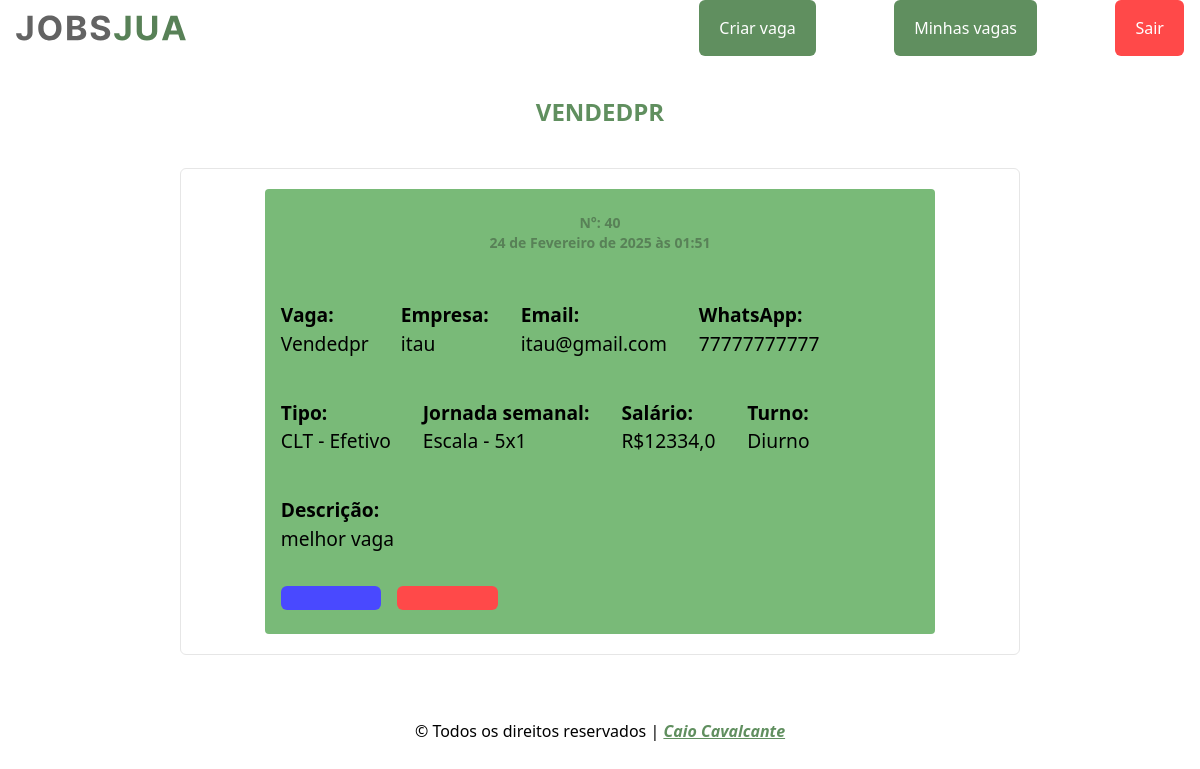
Page /auth/platform/secret_one_vacancie/40/ (signed in) on the earlier database version.
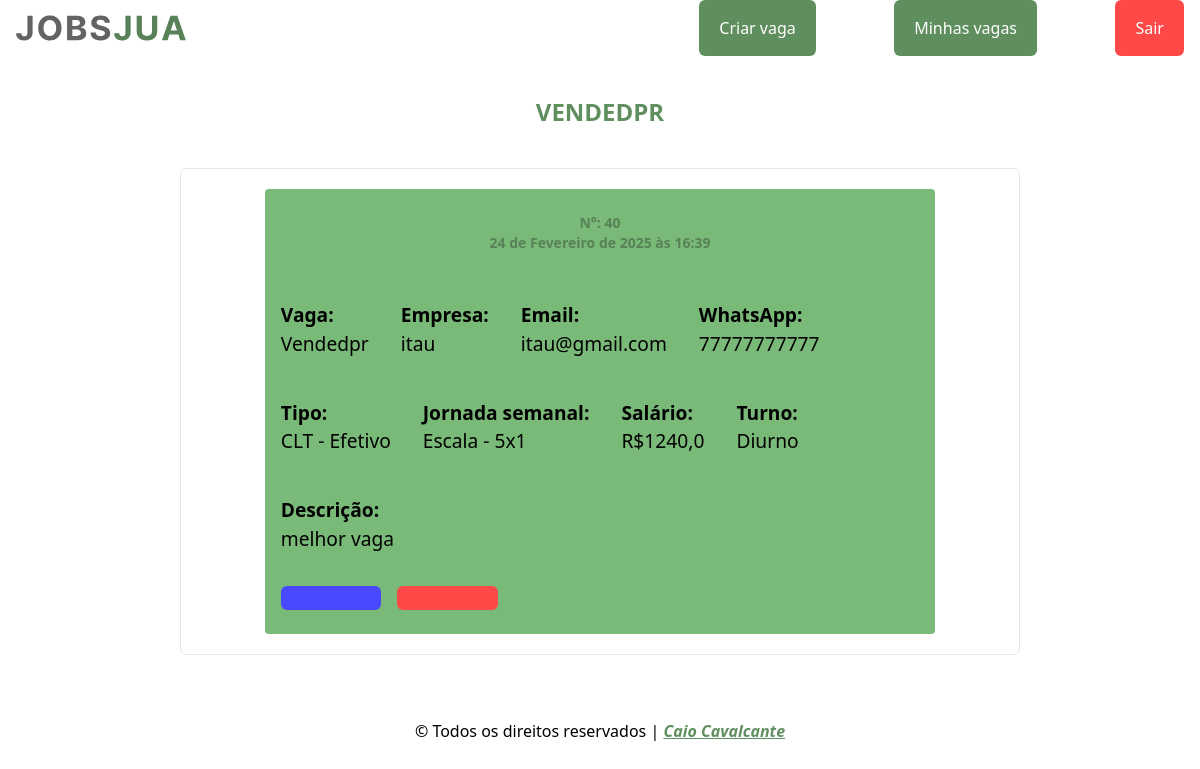
Same page on the later database version.
### jobs/models.py (models this page shows)
class Vacancie(models.Model):
  TYPE_MODALITY = (
    ("CLT - Efetivo",     'CLT - Efetivo'),
    ("CLT - Ferista",     'CLT - Ferista'),
    ("CLT - Contrato",    'CLT - Contrato'),
    ("AVULSO - Diaria",   'AVULSO - Diaria'),
    ("AVULSO - Semanal",  'AVULSO - Semanal'),
    ("AVULSO - Quinzena", 'AVULSO - Quinzena'),
    ("CNPJ - Prestação de serviço",  'CNPJ - Prestação de serviço'),
  )
  TYPE_JOURNEY = (
    ("Escala - 5x1",      'Escala - 5x1'),
    ("Escala - 5x2",      'Escala - 5x2'),
    ("Escala - 6x1",      'Escala - 6x1'),
    ("Escala - 12x36",    'Escala - 12x36'),
    ("Escala - 18x36",    'Escala - 18x36'),
    ("Diaria - 1 Dia",    'Diaria - 1 Dia'),
    ("Diaria - 7 Dias",   'Diaria - 7 Dias'),
    ("Diaria - 15 Dias",  'Diaria - 15 Dias'),
  )
  TYPE_STATE = (
    (True,'Vaga aberta'),
    (False,'Vaga fechada'),
  )
  title = models.CharField(max_length=200, blank=False, null=False, verbose_name="Titulo")
  enterprise = models.ForeignKey(Enterprise,on_delete=models.CASCADE, verbose_name="Empresa")
  email = models.CharField(max_length=200, blank=False, null=False, verbose_name="Email")
  whatsapp = models.CharField(max_length=200, blank=False, null=False, verbose_name="WhatsApp")
  wage = models.FloatField(max_length=200, blank=False, null=False, verbose_name="Salário")
  modality = models.CharField(choices=TYPE_MODALITY, verbose_name="Modalidade", max_length=200)
  weekly_journey = models.CharField(choices=TYPE_JOURNEY, verbose_name="Jornada", max_length=200)
  work_shift = models.CharField(max_length=200, blank=False, null=False, verbose_name="Turno")
  state = models.BooleanField( choices=TYPE_STATE, default=True , verbose_name="Estado",  )
  description = models.TextField(max_length=2000, blank=False, null=False, verbose_name="Descrição")
  create_at = models.DateTimeField(auto_now=True)
  USERNAME_FIELD = 'email'
  class Meta:
    verbose_name_plural = 'Vagas'
  def __str__(self):
    return self.title

class Enterprise(AbstractUser):
  HIRING_CHOICES = (
    (True, "Sim"),
    (False, "Não"),
  )
  cnpj = models.CharField(max_length=14, null=False, blank=False,unique=True, verbose_name="CNPJ")
  email = models.EmailField(unique=True, verbose_name="Email")
  sector = models.CharField(max_length=200, verbose_name="Setor")
  phone = models.CharField(max_length=11, blank=False, null=False, verbose_name="Telefone")
  whatsapp = models.CharField(max_length=11, blank=False, null=True, verbose_name="WhatsApp")
  is_hiring = models.BooleanField(choices=HIRING_CHOICES, verbose_name="Está contratando", null=False, default=True)
  USERNAME_FIELD = 'email'
  REQUIRED_FIELDS = [
    'username'
  ]
  class Meta:
    verbose_name_plural = 'Empresas'
  def __str__(self):
    return f"{self.username}"

### secret/views.py (the view)
# urls.py: path('platform/secret_one_vacancie/<int:id>/',views.secret_one_vacancie, name='secret_one_vacancie'),
@login_required(login_url='login')
def secret_one_vacancie(request, id):
  vacancie = Vacancie.objects.get(id=id)
  context = { 'vacancie': vacancie }
  return render(request, template_name="secret_one_vacancie.html", context=context)

### secret/templates/secret_one_vacancie.html (shortened to what this page needs)
{% extends "jobs/base.html" %}
{% load icons %}
{% block title-page %}
  {{ vacancie|upper }}
{% endblock title-page %}
{% block main %}
  <div class="
    w-[85vw] h-auto bg-myGreen-400 rounded flex flex-col py-6
    md:w-[80%]
    lg:w-[80%]
  ">
    <strong class="text-center text-sm text-myGreen-800">N°: {{ vacancie.id }}</strong>
    <strong class="text-center text-sm text-myGreen-800" >{{ vacancie.create_at }}</strong> <br>
    <ul class="flex flex-wrap text-[1.2rem]">
      <li class=" mt-2 p-4">
        <strong>Vaga:</strong>
        <p>{{ vacancie.title }}</p>
      </li>
      <li class="mt-2 p-4">
        <strong>Empresa:</strong>
        <p>{{ vacancie.enterprise }}</p>
      </li>
      <li class="mt-2 p-4">
        <strong>Email:</strong>
        <p>{{ vacancie.email }}</p>
      </li>
      <li class="mt-2 p-4">
        <strong>WhatsApp:</strong>
        <p>{{ vacancie.whatsapp }}</p>
      </li>
      <li class="mt-2 p-4">
        <strong>Tipo:</strong>
        <p>{{ vacancie.modality }}</p>
      </li>
      <li class="mt-2 p-4">
        <strong>Jornada semanal:</strong>
        <p>{{ vacancie.weekly_journey }}</p>
      </li>
       <li class="mt-2 p-4">
        <strong>Salário:</strong>
        <p>R${{ vacancie.wage }}</p>
      </li>
      <li class="mt-2 p-4">
        <strong>Turno:</strong>
        <p>{{ vacancie.work_shift }}</p>
      </li>
      <li class="mt-2 p-4">
        <strong>Descrição:</strong>
        <p >
          {{ vacancie.description }}
        </p>
      </li>
    </ul>
    <div class="flex justify-start mt-4">
        <a
          href="{% url 'edit_vacancie' id=vacancie.id %}"
          class="w-[15%] ml-4 h-auto p-3 flex text-myWhite-50 justify-center items-center bg-myBlue-600 hover:bg-myBlue-700 duration-300 rounded-md">
        </a>
      <a
        href="{% url 'delete_vacancie' id=vacancie.id %}"
        class=" w-[15%] ml-4 h-auto p-3 flex justify-center text-myWhite-50 items-center bg-myRed-600 hover:bg-myRed-700 duration-300  rounded-md">
      </a>
    </div>
  </div>
{% endblock main %}

Differences in the rows shown:
changed Vacancie "VENDEDPR": create_at "24 de Fevereiro de 2025 às 01:51" → "24 de Fevereiro de 2025 às 16:39"; wage "12334,0" → "1240,0"
